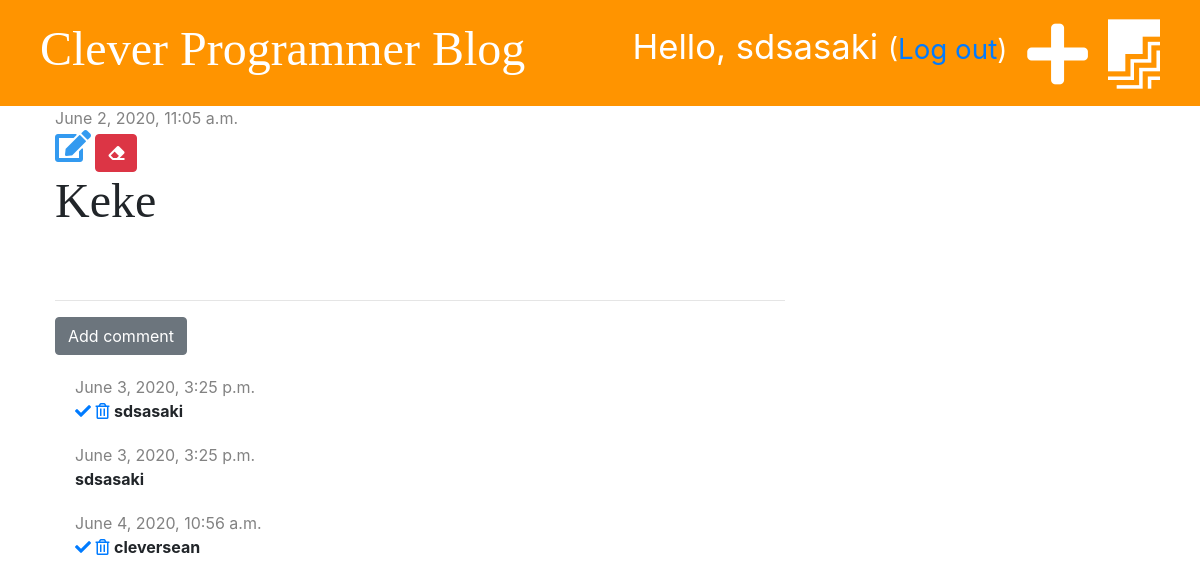
/post/6/ (signed in), run on the app's committed database.
### blog/models.py (models this page shows, shortened)
class Post(models.Model):
    author = models.ForeignKey('auth.User', on_delete=models.CASCADE)
    title = models.CharField(max_length=200)
    text = models.TextField()
    created_date = models.DateTimeField(default=timezone.now())
    published_date = models.DateTimeField(blank=True, null=True)

class Comment(models.Model):
    post = models.ForeignKey('blog.Post', on_delete=models.CASCADE, related_name='comments')
    author = models.CharField(max_length=200)
    text = models.TextField()
    created_date = models.DateTimeField(default=timezone.now)
    approved = models.BooleanField(default=False)

### blog/views.py (the view)
# urls.py: path('post/<int:pk>/', views.post_detail, name='post_detail'),
def post_detail(request, pk):
    post = get_object_or_404(Post, pk=pk)
    stuff_for_frontend = {'post': post}
    return render(request, 'blog/post_detail.html', stuff_for_frontend)

### blog/templatetags/markdownify.py (called while the page is built)
@register.filter
def markdown(value):
    renderer = HighlightRenderer()
    markdown = mistune.Markdown(renderer=renderer)
    return markdown(value)

### blog/templates/blog/post_detail.html (shortened to what this page needs)
{% extends 'blog/base.html' %}
{% load markdownify %}
{% block content %}
    <div class="post">
        {% if post.published_date %}
            <div class="date">
                {{ post.published_date }}
            </div>
        {% else %}
            <a href="{%  url 'post_publish' pk=post.pk %}" class="btn btn-primary">Publish</a>
        {% endif %}
        {% if user.is_authenticated %}
            <a href="{% url 'post_edit' pk=post.pk %}"><i class="fas fa-edit fa-2x" style="color: #339af0"></i></a>
            <a href="{% url 'post_delete' pk=post.pk %}" class="btn btn-danger"
               onclick="return confirm('Are you sure you want to delete this post?')"><i class="fas fa-eraser"></i></a>
        {% endif %}
        <h1>{{ post.title }}</h1>
    </div>
    <hr>
    <a href="{% url 'add_comment_to_post' pk=post.pk %}" class="btn btn-secondary">Add comment</a>
    {% for comment in post.comments.all %}
        {% if user.is_authenticated or comment.approved %}
            <div class="comment">
                <div class="date">
                    {{ comment.created_date }}
                </div>
                {% if not comment.approved and user.is_superuser %}
                    <a href="{% url 'comment_approve' pk=comment.pk %}"><i class="fas fa-check"></i></a>
                    <a href="{% url 'comment_remove' pk=comment.pk %}"><i class="far fa-trash-alt"></i></a>
                {% endif %}
                <strong>{{ comment.author }}</strong>
            </div>
        {% endif %}
        {% empty %}
            <p>No comments yet...</p>
    {% endfor %}
{% endblock %}

### blog/templates/blog/base.html (shortened to what this page needs)
<!DOCTYPE html>
{% load static %}
<html lang="en">
<head>
    <link rel="stylesheet" href="https://stackpath.bootstrapcdn.com/bootstrap/4.1.3/css/bootstrap.min.css">
    <link rel="stylesheet" href="{% static 'css/blog.css' %}">
    <link rel="stylesheet" href="//use.fontawesome.com/releases/v5.2.0/css/all.css">
    <link rel="stylesheet" href="{% static 'css/zenburn.css' %}">
</head>
<body>
    <div class="page-header">
        {% if user.is_authenticated %}
            <a href="{% url 'post_draft_list' %}" class="top-menu"><i class="fab fa-firstdraft fa-2x"></i></a>
            <a href="{% url 'post_new' %}" class="top-menu"><i class="fas fa-plus fa-2x"></i></a>
            <p class="top-menu">Hello, {{ user.username }} <small>(<a href="{% url 'logout' %}">Log out</a>)</small></p>
        {% else %}
            <a href="{% url 'login' %}" class="top-menu"><i class="fas fa-sign-in-alt fa-2x"></i></a>
        {% endif %}
        <h1><a href="{% url 'post_list' %}">Clever Programmer Blog</a></h1>
    </div>
    <div class="content container">
        <div class="row">
            <div class="col-md-8">
                {% block content %}
                {% endblock %}
            </div>
        </div>
    </div>
</body>
</html>

### blog/static/css/blog.css (style rules this page uses)
.page-header { background-color: #ff9400; margin-top: 0; padding: 20px 20px 20px 40px; }
.page-header h1, .page-header h1 a { color: #ffffff; font-size: 36pt; text-decoration: none; }
.content { margin-left: 40px; }
h1, h2, h3, h4 { font-family: 'Tangerine', 'Inconsolata', 'Droid Sans', serif; font-size: 48px; }
.date { color: #828282; }
.post { margin-bottom: 70px; }
.top-menu, .top-menu:hover { color: #ffffff; float: right; font-size: 26pt; margin-right: 20px; }
.comment { margin: 20px 0px 20px 20px; }

### data on the page
Post: published_date "June 2, 2020, 11:05 a.m.", title "Keke"
Comment: created_date "June 3, 2020, 3:25 p.m.", approved False (drawn), author "sdsasaki"
Comment: created_date "June 3, 2020, 3:25 p.m.", author "sdsasaki"
Comment: created_date "June 4, 2020, 10:56 a.m.", approved False (drawn), author "cleversean"

### other printed values
{{ user.username }} "sdsasaki"
